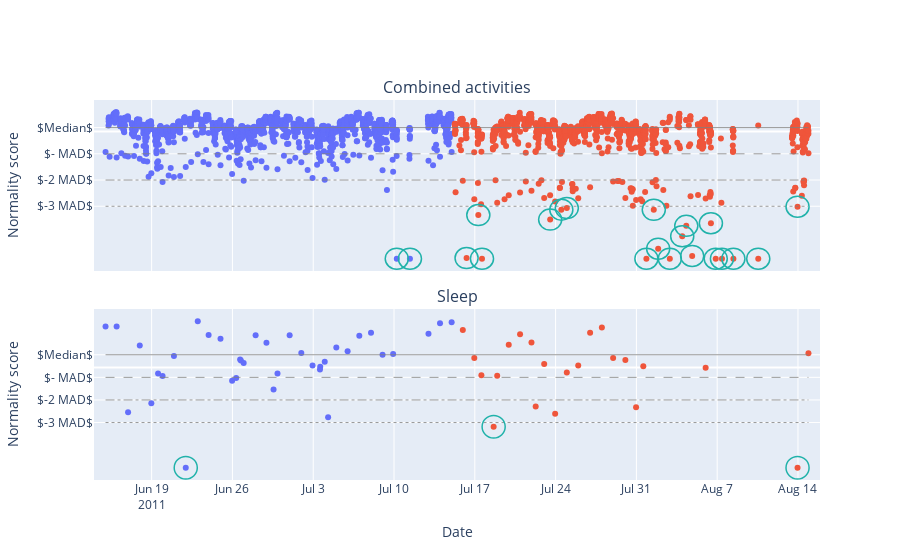

Here is the notebook cell this chart was saved with:
### Code cell
import plotly.express as px


def plot_all_scores(fig, type, scale, row):
    Model1 = pickle.load(open(f'Model_{type}.pkl', 'rb'))
    df_unscaled_both, train_scores1 = compile_and_save(Model1, type)
    Model2 = pickle.load(open(f'Model_{type}_1.pkl', 'rb'))
    df_unscaled_both2, train_scores2 = compile_and_save(Model2, type)
    Model3 = pickle.load(open(f'Model_{type}_2.pkl', 'rb'))
    df_unscaled_both3, train_scores3 = compile_and_save(Model3, type)

    # Average scores
    df_unscaled_both['normality_score'] = (df_unscaled_both['normality_score'] + df_unscaled_both2['normality_score'] + df_unscaled_both3['normality_score'])/3
    train_scores = (train_scores1 + train_scores2 + train_scores3)/3

    df_unscaled_train = pd.read_csv(f'Unscaled/df_train_{type}.csv')

    Model1.df = df_unscaled_both
    Model1.train_scores = train_scores

    plotly_colors = px.colors.qualitative.Plotly
    blue = plotly_colors[0]
    red = plotly_colors[1]
    # Add colors to df_unscaled_both for test and train
    df_unscaled_both['Data'] = 'Train'
    df_unscaled_both.loc[len(df_unscaled_train):, 'Data'] = 'Test'

    scores = df_unscaled_both['normality_score']

    median = np.median(train_scores)
    mad = scale * 1.48 * np.median(np.abs(train_scores - median))

    for i in range(len(scores)):
        if i < len(train_scores):
            continue
        if scores[i] < median - 1*mad:
            scores[i] = scores[i] - 1*mad

    # Scores below -4 mad are set to -4 mad
    scores[scores < median - 5*mad] = median - 5*mad

    df_unscaled_both['normality_score'] = scores


    # if type == 'sleep':
    #     fig.add_trace(go.Scatter(x=df_unscaled_both.index, y=df_unscaled_both['normality_score'], mode='lines', showlegend=False,
    #                                 line=dict(color='black', width=1)), col=1, row=row)

    fig.add_trace(go.Scatter(x=df_unscaled_both.index, y=df_unscaled_both['normality_score'], mode='markers', showlegend=False,
                                    marker=dict(color=df_unscaled_both['Data'].map({'Train': blue, 'Test': red}))), col=1, row=row)

 
    line_types = ['solid', 'dash', 'dashdot', 'dot']
    y_vals = [median, median-mad, median-2*mad, median-3*mad]
    for i, y_val in enumerate(y_vals):
        fig.add_shape(type='line', x0=df_unscaled_both.index[0], y0=y_val, x1=df_unscaled_both.index[-1], y1=y_val,
                        line=dict(color='grey', width=1, dash=line_types[i]), opacity=0.8, col=1, row=row)


    # All values below -3 mad, add circle annotation around them
    # Get indices of values below -3 mad
    below_3_mad = df_unscaled_both[df_unscaled_both['normality_score'] < median-3*mad].index
    Model1.abnormal_observations = df_unscaled_both.loc[below_3_mad]
    below_3_scores = df_unscaled_both['normality_score'][below_3_mad]
    width = 1
    for i, score in zip(below_3_mad, below_3_scores):
        x0 = i - pd.Timedelta(days=width)
        x1 = i + pd.Timedelta(days=width)
        if type == 'sleep':
            height = mad/2
        else:   
            height = mad/2.5

        fig.add_shape(type="circle",
            xref="x", yref="y",
            x0=x0, y0=score + height, x1=x1, y1=score - height,
            line=dict(
                color="LightSeaGreen", width=1.5
            ),
            row=row, col=1
            
        )

    lower_x = df_unscaled_both.index[0] - pd.Timedelta(days=1)
    upper_x = df_unscaled_both.index[-1] + pd.Timedelta(days=1)
    fig.update_xaxes(range=[lower_x, upper_x])
    fig.update_traces(marker=dict(size=3))


    fig.update_yaxes(tickvals=[median-3*mad, median-2*mad, median-mad, median],
                        ticktext=['$-3 MAD$', '$-2 MAD$', '$- MAD$', '$Median$'], col=1, row=row)


    # Marker size
    fig.update_traces(marker=dict(size=6))

    fig.update_layout(coloraxis_showscale=False)
    # Legend horizontal orientation and top right position
    fig.update_layout(legend=dict(
        orientation="h",
        yanchor="bottom",
        y=1.02,
        xanchor="right",
        x=1
    ))

    return fig, Model1

from plotly.subplots import make_subplots
fig = make_subplots(rows=2, cols=1, shared_xaxes=True, vertical_spacing=0.1, subplot_titles=('Combined activities', 'Sleep'))

# Add axis titles
fig.update_xaxes(title_text='Date', col=1, row=2)
fig.update_yaxes(title_text='Normality score', col=1, row=1)
fig.update_yaxes(title_text='Normality score', col=1, row=2)


fig, Model_combined = plot_all_scores(fig, 'combined', 3, 1)
fig, Model_sleep = plot_all_scores(fig, 'sleep', 0.8, 2)
fig.show()

# Save figure
fig.write_image("Results/combined_sleep_2.png", width=1000, height=600, scale=4)

### Figure 1 — Plotly figure (JSON) as saved in the notebook; plotly's stock layout.template omitted (floating-point values rounded to 4 significant figures; data arrays with more than 128 entries replaced by an {"elided": "..."} marker saying what was removed)
{"data": [{"marker": {"color": {"elided": "2632 str values"}, "size": 6}, "mode": "markers", "showlegend": false, "type": "scatter", "x": {"elided": "2632 str values"}, "xaxis": "x", "y": {"elided": "2632 float values"}, "yaxis": "y"}, {"marker": {"color": ["#636EFA", "#636EFA", "#636EFA", "#636EFA", "#636EFA", "#636EFA", "#636EFA", "#636EFA", "#636EFA", "#636EFA", "#636EFA", "#636EFA", "#636EFA", "#636EFA", "#636EFA", "#636EFA", "#636EFA", "#636EFA", "#636EFA", "#636EFA", "#636EFA", "#636EFA", "#636EFA", "#636EFA", "#636EFA", "#636EFA", "#636EFA", "#636EFA", "#636EFA", "#636EFA", "#636EFA", "#636EFA", "#636EFA", "#636EFA", "#636EFA", "#636EFA", "#636EFA", "#EF553B", "#EF553B", "#EF553B", "#EF553B", "#EF553B", "#EF553B", "#EF553B", "#EF553B", "#EF553B", "#EF553B", "#EF553B", "#EF553B", "#EF553B", "#EF553B", "#EF553B", "#EF553B", "#EF553B", "#EF553B", "#EF553B", "#EF553B", "#EF553B", "#EF553B"], "size": 6}, "mode": "markers", "showlegend": false, "type": "scatter", "x": ["2011-06-15T00:09:38", "2011-06-15T23:11:15", "2011-06-16T23:03:18", "2011-06-17T23:21:20", "2011-06-18T23:22:13", "2011-06-19T13:25:43", "2011-06-19T22:43:24", "2011-06-20T22:22:23", "2011-06-21T22:55:57", "2011-06-22T23:56:00", "2011-06-23T22:28:13", "2011-06-24T23:11:44", "2011-06-25T23:20:49", "2011-06-26T07:47:16", "2011-06-26T16:01:10", "2011-06-26T17:36:36", "2011-06-26T23:22:35", "2011-06-28T00:12:47", "2011-06-28T22:44:39", "2011-06-29T13:30:10", "2011-06-29T21:44:31", "2011-06-30T22:59:24", "2011-07-01T23:11:48", "2011-07-02T22:34:55", "2011-07-03T14:01:50", "2011-07-03T14:33:25", "2011-07-03T23:57:28", "2011-07-04T06:57:55", "2011-07-04T23:59:04", "2011-07-05T23:30:24", "2011-07-06T23:49:48", "2011-07-08T00:10:54", "2011-07-09T00:09:32", "2011-07-09T22:10:47", "2011-07-12T23:39:51", "2011-07-13T23:41:35", "2011-07-14T23:50:19", "2011-07-15T23:03:37", "2011-07-16T22:55:10", "2011-07-17T13:42:02", "2011-07-18T15:09:56", "2011-07-18T22:33:38", "2011-07-19T22:33:00", "2011-07-20T22:06:17", "2011-07-21T21:50:35", "2011-07-22T06:36:51", "2011-07-23T00:15:49", "2011-07-23T23:03:23", "2011-07-24T23:18:33", "2011-07-25T23:02:10", "2011-07-26T23:44:34", "2011-07-28T00:10:56", "2011-07-28T23:36:08", "2011-07-30T01:03:36", "2011-07-30T23:20:11", "2011-07-31T14:21:26", "2011-08-06T00:00:36", "2011-08-13T23:04:47", "2011-08-14T21:46:53"], "xaxis": "x2", "y": [0.5773, 0.5786, -0.6323, 0.309, -0.5054, -0.08699, -0.1229, 0.1617, -1.416, 0.6503, 0.4576, 0.4024, -0.1878, -0.1504, 0.112, 0.09886, 0.06318, 0.4536, 0.3492, -0.3121, -0.08681, 0.453, 0.2046, 0.02578, -0.02892, 0.008598, 0.07961, -0.7021, 0.2796, 0.2266, 0.4473, 0.4873, 0.1781, 0.1871, 0.4762, 0.6227, 0.6371, 0.529, 0.1322, -0.111, -0.8377, -0.1169, 0.3181, 0.4666, 0.351, -0.5506, 0.04941, -0.6537, -0.07188, 0.02528, 0.489, 0.5614, 0.1319, 0.1027, -0.5611, 0.01633, -0.003612, -1.416, 0.2], "yaxis": "y2"}], "layout": {"annotations": [{"font": {"size": 16}, "showarrow": false, "text": "Combined activities", "x": 0.5, "xanchor": "center", "xref": "paper", "y": 1, "yanchor": "bottom", "yref": "paper"}, {"font": {"size": 16}, "showarrow": false, "text": "Sleep", "x": 0.5, "xanchor": "center", "xref": "paper", "y": 0.45, "yanchor": "bottom", "yref": "paper"}], "coloraxis": {"showscale": false}, "legend": {"orientation": "h", "x": 1, "xanchor": "right", "y": 1.02, "yanchor": "bottom"}, "shapes": [{"line": {"color": "grey", "dash": "solid", "width": 1}, "opacity": 0.8, "type": "line", "x0": "2011-06-15T00:09:38", "x1": "2011-08-14T21:46:53", "xref": "x", "y0": 0.1594, "y1": 0.1594, "yref": "y"}, {"line": {"color": "grey", "dash": "dash", "width": 1}, "opacity": 0.8, "type": "line", "x0": "2011-06-15T00:09:38", "x1": "2011-08-14T21:46:53", "xref": "x", "y0": -0.8931, "y1": -0.8931, "yref": "y"}, {"line": {"color": "grey", "dash": "dashdot", "width": 1}, "opacity": 0.8, "type": "line", "x0": "2011-06-15T00:09:38", "x1": "2011-08-14T21:46:53", "xref": "x", "y0": -1.946, "y1": -1.946, "yref": "y"}, {"line": {"color": "grey", "dash": "dot", "width": 1}, "opacity": 0.8, "type": "line", "x0": "2011-06-15T00:09:38", "x1": "2011-08-14T21:46:53", "xref": "x", "y0": -2.998, "y1": -2.998, "yref": "y"}, {"line": {"color": "LightSeaGreen", "width": 1.5}, "type": "circle", "x0": "2011-07-09T05:44:32", "x1": "2011-07-11T05:44:32", "xref": "x", "y0": -4.682, "y1": -5.524, "yref": "y"}, {"line": {"color": "LightSeaGreen", "width": 1.5}, "type": "circle", "x0": "2011-07-10T09:06:39", "x1": "2011-07-12T09:06:39", "xref": "x", "y0": -4.682, "y1": -5.524, "yref": "y"}, {"line": {"color": "LightSeaGreen", "width": 1.5}, "type": "circle", "x0": "2011-07-15T06:53:06", "x1": "2011-07-17T06:53:06", "xref": "x", "y0": -4.657, "y1": -5.499, "yref": "y"}, {"line": {"color": "LightSeaGreen", "width": 1.5}, "type": "circle", "x0": "2011-07-16T07:17:41", "x1": "2011-07-18T07:17:41", "xref": "x", "y0": -2.93, "y1": -3.772, "yref": "y"}, {"line": {"color": "LightSeaGreen", "width": 1.5}, "type": "circle", "x0": "2011-07-16T14:56:54", "x1": "2011-07-18T14:56:54", "xref": "x", "y0": -4.682, "y1": -5.524, "yref": "y"}, {"line": {"color": "LightSeaGreen", "width": 1.5}, "type": "circle", "x0": "2011-07-22T12:42:24", "x1": "2011-07-24T12:42:24", "xref": "x", "y0": -3.113, "y1": -3.955, "yref": "y"}, {"line": {"color": "LightSeaGreen", "width": 1.5}, "type": "circle", "x0": "2011-07-23T11:53:47", "x1": "2011-07-25T11:53:47", "xref": "x", "y0": -2.713, "y1": -3.555, "yref": "y"}, {"line": {"color": "LightSeaGreen", "width": 1.5}, "type": "circle", "x0": "2011-07-23T23:18:33", "x1": "2011-07-25T23:18:33", "xref": "x", "y0": -2.651, "y1": -3.493, "yref": "y"}, {"line": {"color": "LightSeaGreen", "width": 1.5}, "type": "circle", "x0": "2011-07-30T20:48:35", "x1": "2011-08-01T20:48:35", "xref": "x", "y0": -4.682, "y1": -5.524, "yref": "y"}, {"line": {"color": "LightSeaGreen", "width": 1.5}, "type": "circle", "x0": "2011-07-31T12:08:42", "x1": "2011-08-02T12:08:42", "xref": "x", "y0": -2.72, "y1": -3.562, "yref": "y"}, {"line": {"color": "LightSeaGreen", "width": 1.5}, "type": "circle", "x0": "2011-07-31T21:17:13", "x1": "2011-08-02T21:17:13", "xref": "x", "y0": -4.279, "y1": -5.121, "yref": "y"}, {"line": {"color": "LightSeaGreen", "width": 1.5}, "type": "circle", "x0": "2011-08-01T21:31:14", "x1": "2011-08-03T21:31:14", "xref": "x", "y0": -4.682, "y1": -5.524, "yref": "y"}, {"line": {"color": "LightSeaGreen", "width": 1.5}, "type": "circle", "x0": "2011-08-02T23:18:14", "x1": "2011-08-04T23:18:14", "xref": "x", "y0": -3.784, "y1": -4.626, "yref": "y"}, {"line": {"color": "LightSeaGreen", "width": 1.5}, "type": "circle", "x0": "2011-08-03T07:44:17", "x1": "2011-08-05T07:44:17", "xref": "x", "y0": -3.363, "y1": -4.205, "yref": "y"}, {"line": {"color": "LightSeaGreen", "width": 1.5}, "type": "circle", "x0": "2011-08-03T19:58:20", "x1": "2011-08-05T19:58:20", "xref": "x", "y0": -4.57, "y1": -5.412, "yref": "y"}, {"line": {"color": "LightSeaGreen", "width": 1.5}, "type": "circle", "x0": "2011-08-05T10:56:11", "x1": "2011-08-07T10:56:11", "xref": "x", "y0": -3.259, "y1": -4.101, "yref": "y"}, {"line": {"color": "LightSeaGreen", "width": 1.5}, "type": "circle", "x0": "2011-08-05T20:58:15", "x1": "2011-08-07T20:58:15", "xref": "x", "y0": -4.682, "y1": -5.524, "yref": "y"}, {"line": {"color": "LightSeaGreen", "width": 1.5}, "type": "circle", "x0": "2011-08-06T09:55:27", "x1": "2011-08-08T09:55:27", "xref": "x", "y0": -4.682, "y1": -5.524, "yref": "y"}, {"line": {"color": "LightSeaGreen", "width": 1.5}, "type": "circle", "x0": "2011-08-07T09:40:41", "x1": "2011-08-09T09:40:41", "xref": "x", "y0": -4.682, "y1": -5.524, "yref": "y"}, {"line": {"color": "LightSeaGreen", "width": 1.5}, "type": "circle", "x0": "2011-08-09T13:23:16", "x1": "2011-08-11T13:23:16", "xref": "x", "y0": -4.682, "y1": -5.524, "yref": "y"}, {"line": {"color": "LightSeaGreen", "width": 1.5}, "type": "circle", "x0": "2011-08-12T23:04:47", "x1": "2011-08-14T23:04:47", "xref": "x", "y0": -2.595, "y1": -3.437, "yref": "y"}, {"line": {"color": "grey", "dash": "solid", "width": 1}, "opacity": 0.8, "type": "line", "x0": "2011-06-15T00:09:38", "x1": "2011-08-14T21:46:53", "xref": "x2", "y0": 0.1781, "y1": 0.1781, "yref": "y2"}, {"line": {"color": "grey", "dash": "dash", "width": 1}, "opacity": 0.8, "type": "line", "x0": "2011-06-15T00:09:38", "x1": "2011-08-14T21:46:53", "xref": "x2", "y0": -0.1407, "y1": -0.1407, "yref": "y2"}, {"line": {"color": "grey", "dash": "dashdot", "width": 1}, "opacity": 0.8, "type": "line", "x0": "2011-06-15T00:09:38", "x1": "2011-08-14T21:46:53", "xref": "x2", "y0": -0.4594, "y1": -0.4594, "yref": "y2"}, {"line": {"color": "grey", "dash": "dot", "width": 1}, "opacity": 0.8, "type": "line", "x0": "2011-06-15T00:09:38", "x1": "2011-08-14T21:46:53", "xref": "x2", "y0": -0.7782, "y1": -0.7782, "yref": "y2"}, {"line": {"color": "LightSeaGreen", "width": 1.5}, "type": "circle", "x0": "2011-06-20T22:55:57", "x1": "2011-06-22T22:55:57", "xref": "x2", "y0": -1.256, "y1": -1.575, "yref": "y2"}, {"line": {"color": "LightSeaGreen", "width": 1.5}, "type": "circle", "x0": "2011-07-17T15:09:56", "x1": "2011-07-19T15:09:56", "xref": "x2", "y0": -0.6783, "y1": -0.9971, "yref": "y2"}, {"line": {"color": "LightSeaGreen", "width": 1.5}, "type": "circle", "x0": "2011-08-12T23:04:47", "x1": "2011-08-14T23:04:47", "xref": "x2", "y0": -1.256, "y1": -1.575, "yref": "y2"}], "xaxis": {"anchor": "y", "domain": [0, 1], "matches": "x2", "range": ["2011-06-14T00:09:38", "2011-08-15T21:46:53"], "showticklabels": false}, "xaxis2": {"anchor": "y2", "domain": [0, 1], "range": ["2011-06-14T00:09:38", "2011-08-15T21:46:53"], "title": {"text": "Date"}}, "yaxis": {"anchor": "x", "domain": [0.55, 1], "ticktext": ["$-3 MAD$", "$-2 MAD$", "$- MAD$", "$Median$"], "tickvals": [-2.998, -1.946, -0.8931, 0.1594], "title": {"text": "Normality score"}}, "yaxis2": {"anchor": "x2", "domain": [0, 0.45], "ticktext": ["$-3 MAD$", "$-2 MAD$", "$- MAD$", "$Median$"], "tickvals": [-0.7782, -0.4594, -0.1407, 0.1781], "title": {"text": "Normality score"}}}}
